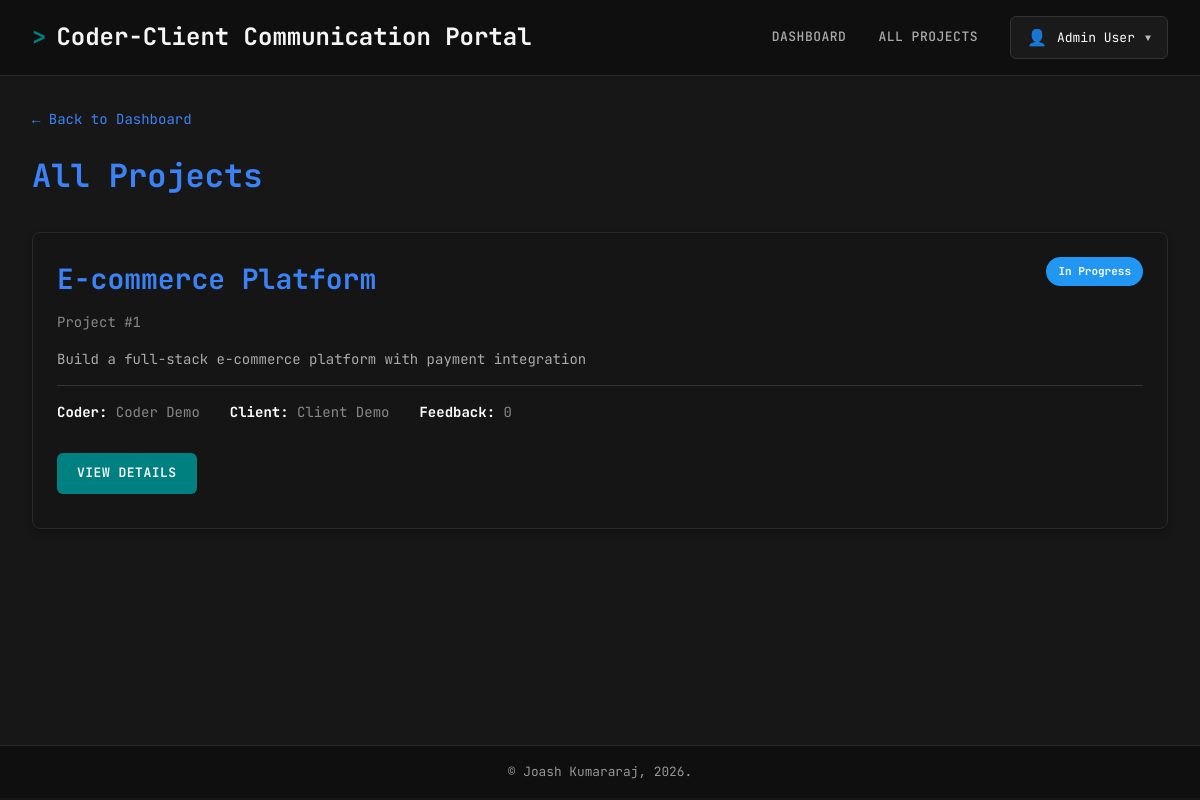
The app's page /projects/view.php (signed in) with its own data.
### tables this page shows
CREATE TABLE IF NOT EXISTS
    projects (
        project_id INT AUTO_INCREMENT PRIMARY KEY,
        title VARCHAR(50) NOT NULL,
        description VARCHAR(1000) NOT NULL,
        image VARCHAR(255) DEFAULT NULL,
        status INT NOT NULL,
        coder_id INT NOT NULL,
        client_id INT,
        CONSTRAINT fk_projects_coder FOREIGN KEY (coder_id) REFERENCES users (user_id),
        CONSTRAINT fk_projects_client FOREIGN KEY (client_id) REFERENCES users (user_id)
    );

CREATE TABLE IF NOT EXISTS
    users (
        user_id INT AUTO_INCREMENT PRIMARY KEY,
        name VARCHAR(255) NOT NULL,
        email VARCHAR(255) UNIQUE NOT NULL,
        password VARCHAR(255) NOT NULL,
        role_id INT NOT NULL,
        CONSTRAINT fk_users_roles FOREIGN KEY (role_id) REFERENCES ROLES (role_id)
    );

### includes/auth.php (called while the page is built, shortened)
<?php
function getCurrentUser()
{
    return [
        'user_id' => $_SESSION['user_id'] ?? null,
        'name' => $_SESSION['name'] ?? null,
        'email' => $_SESSION['email'] ?? null,
        'role' => $_SESSION['role'] ?? null
    ];
}
?>

### includes/constants.php (called while the page is built, shortened)
<?php
$statusLabels = [
    STATUS_PENDING => 'Pending',
    STATUS_IN_PROGRESS => 'In Progress',
    STATUS_COMPLETED => 'Completed'
];
$statusColors = [
    STATUS_PENDING => '#FFA500',
    STATUS_IN_PROGRESS => '#2196F3',
    STATUS_COMPLETED => '#4CAF50'
];
?>

### projects/view.php (the view, shortened to what this page needs)
<?php
require_once './includes/auth.php';
$user = getCurrentUser();
require_once './config/db.php';
require_once './includes/constants.php';
if ($user['role'] === 'admin') {
    $stmt = $db->query("
        SELECT projects.project_id,
               projects.title,
               projects.description,
               projects.status,
               projects.coder_id,
               projects.client_id,
               coders.name as coder_name,
               clients.name as client_name,
               COUNT(feedback.feedback_id) as feedback_count
        FROM projects
        LEFT JOIN users as coders ON projects.coder_id = coders.user_id
        LEFT JOIN users as clients ON projects.client_id = clients.user_id
        LEFT JOIN feedback ON feedback.project_id = projects.project_id
        GROUP BY projects.project_id,
                 projects.title,
                 projects.description,
                 projects.status,
                 projects.coder_id,
                 projects.client_id,
                 coders.name,
                 clients.name
        ORDER BY projects.project_id DESC
    ");
}
$projects = $stmt->fetchAll(PDO::FETCH_OBJ);
require_once './includes/header.php';
?>
<a href="<?= BASE_URL; ?>/dashboard" class="back-link">← Back to Dashboard</a>
<div class="page-header">
    <h2>
        <?php if ($user['role'] === 'admin'): ?>
            All Projects
        <?php elseif ($user['role'] === 'coder'): ?>
            My Projects
        <?php else: ?>
            My Projects
        <?php endif; ?>
    </h2>
</div>
<?php if (count($projects) > 0): ?>
    <?php foreach ($projects as $project): ?>
        <div class="project-card">
            <div class="project-header">
                <div>
                    <h3 class="project-title"><?= htmlspecialchars($project->title); ?></h3>
                    <div class="project-id">Project #<?= $project->project_id; ?></div>
                </div>
                <span class="project-status" style="background-color: <?= $statusColors[$project->status]; ?>">
                    <?= $statusLabels[$project->status]; ?>
                </span>
            </div>
            <p class="project-description">
                <?= htmlspecialchars($project->description); ?>
            </p>
            <div class="project-meta">
                <?php if ($user['role'] !== 'coder'): ?>
                    <div class="meta-item">
                        <strong>Coder:</strong>
                        <?= htmlspecialchars($project->coder_name ?? 'Not assigned'); ?>
                    </div>
                <?php endif; ?>
                <?php if ($user['role'] !== 'client'): ?>
                    <div class="meta-item">
                        <strong>Client:</strong>
                        <?= htmlspecialchars($project->client_name ?? 'Not assigned'); ?>
                    </div>
                <?php endif; ?>
                <div class="meta-item">
                    <strong>Feedback:</strong>
                    <?= $project->feedback_count; ?>
                </div>
            </div>
            <div class="project-actions">
                <a href="<?= BASE_URL; ?>/projects/detail?id=<?= $project->project_id; ?>" class="btn">View
                    Details</a>
            </div>
        </div>
    <?php endforeach; ?>
<?php endif; ?>
<?php require_once './includes/footer.php'; ?>

### assets/style.css (style rules this page uses)
:root { --color-primary: #008080; --color-primary-dark: #006c6c; --color-bg-main: #171717; --color-bg-dark: #0f0f0f; --color-bg-card: #151515; --color-bg-input: #1a1a1a; --color-border: #2a2a2a; --color-border-light: #333; --color-text: #e0e0e0; --color-text-muted: #aaa; --color-text-dim: #888; --color-danger: #ef4444; --color-success: #10b981; --color-info: #3b82f6; --color-warning: #cf840b; }
* { margin: 0; padding: 0; box-sizing: border-box; }
body { background-color: var(--color-bg-main); color: var(--color-text); font-family: "JetBrains Mono", "Courier New", monospace; font-size: 14px; line-height: 1.6; scroll-behavior: smooth; }
.card, div[class*="card"] { background: var(--color-bg-card); border: 1px solid var(--color-border); border-radius: 8px; padding: 1.5rem; margin-bottom: 1.5rem; box-shadow: 0 4px 6px rgba(0, 0, 0, 0.3); }
.btn, button[type="submit"], input[type="submit"], a.btn { background: var(--color-primary); color: white; margin: 10px 0; padding: 10px 20px; border: none; border-radius: 6px; font-family: inherit; font-size: 13px; font-weight: 600; cursor: pointer; text-decoration: none; transition: all 0.2s; text-transform: uppercase; letter-spacing: 0.5px; display: inline-block; }
.project-status { display: inline-block; padding: 6px 12px; border-radius: 20px; font-size: 11px; font-weight: 700; color: white; }
.page-header { display: flex; justify-content: space-between; align-items: center; margin-bottom: 30px; }
.page-header h2 { margin: 0; color: var(--color-info); }
.project-card { background: var(--color-bg-input); padding: 20px; border-radius: 8px; margin-bottom: 20px; border-left: 4px solid var(--color-info); transition: transform 0.2s; }
.project-header { display: flex; justify-content: space-between; align-items: start; margin-bottom: 15px; }
.project-title { font-size: 28px; color: var(--color-info); margin: 0 0 10px 0; }
.project-id { color: var(--color-text-dim); font-size: 14px; }
.project-description { color: var(--color-text-muted); margin-bottom: 15px; line-height: 1.5; }
.project-meta { display: flex; gap: 30px; padding-top: 15px; border-top: 1px solid var(--color-border-light); font-size: 14px; }
.meta-item { color: var(--color-text-dim); }
.meta-item strong { color: white; }
.project-actions { margin-top: 20px; }
a { text-decoration: none; transition: color 0.2s; color: var(--color-info); }
.back-link { color: var(--color-info); text-decoration: none; margin-bottom: 20px; display: inline-block; }
h1, h2, h3, h4, h5, h6 { color: #f5f5f5; font-weight: 700; }
h2 { font-size: 2rem; }
h3 { font-size: 1.5rem; }

### records on screen
projects: title "E-commerce Platform", project_id "1", status "In Progress", description "Build a full-stack e-commerce platform with payment integration", coder.name "Coder Demo", client.name "Client Demo", feedback_count "0"

### other values on screen
$user['name'] "Admin User"
